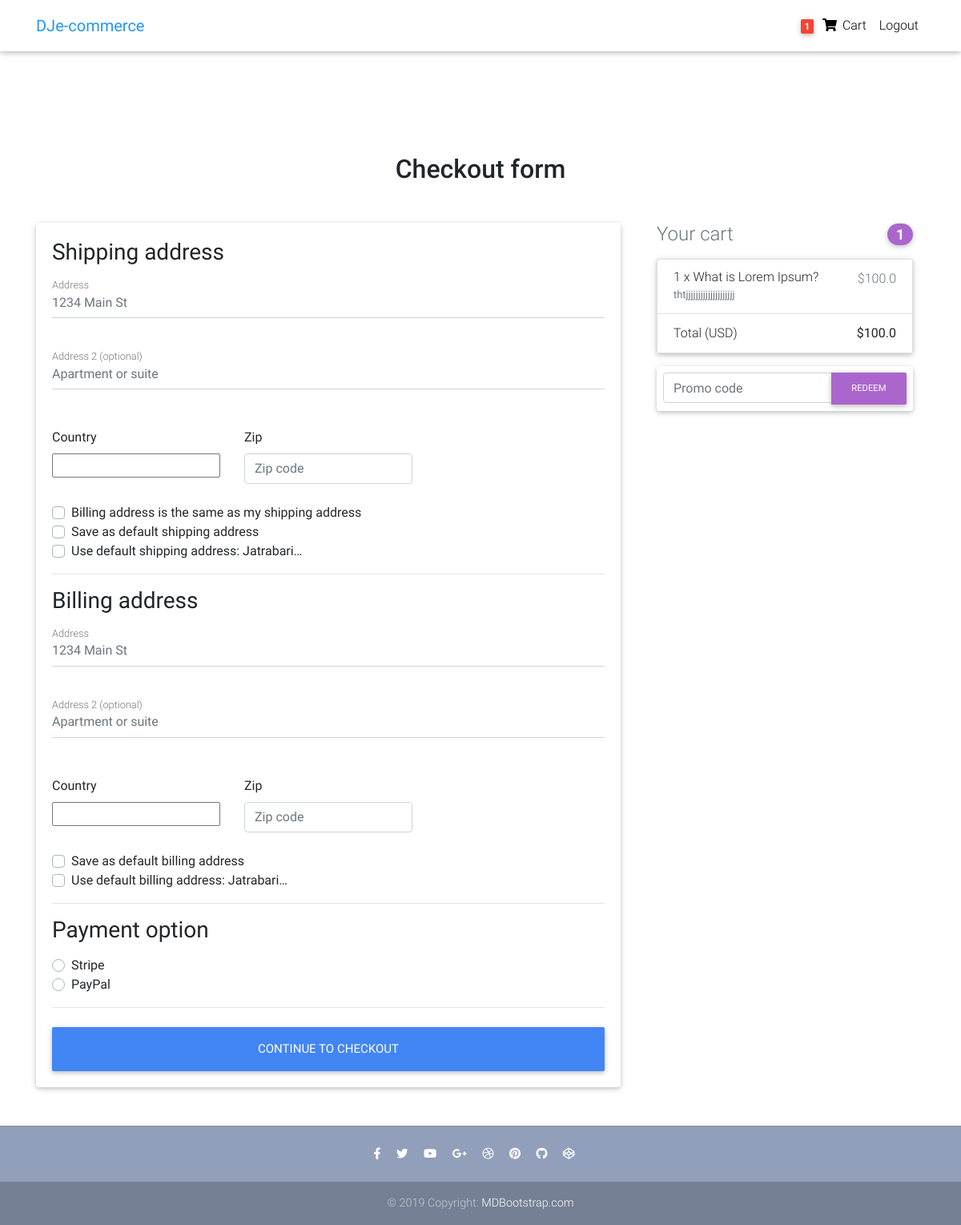
/checkout/ (signed in), run on an earlier commit of the app's database.
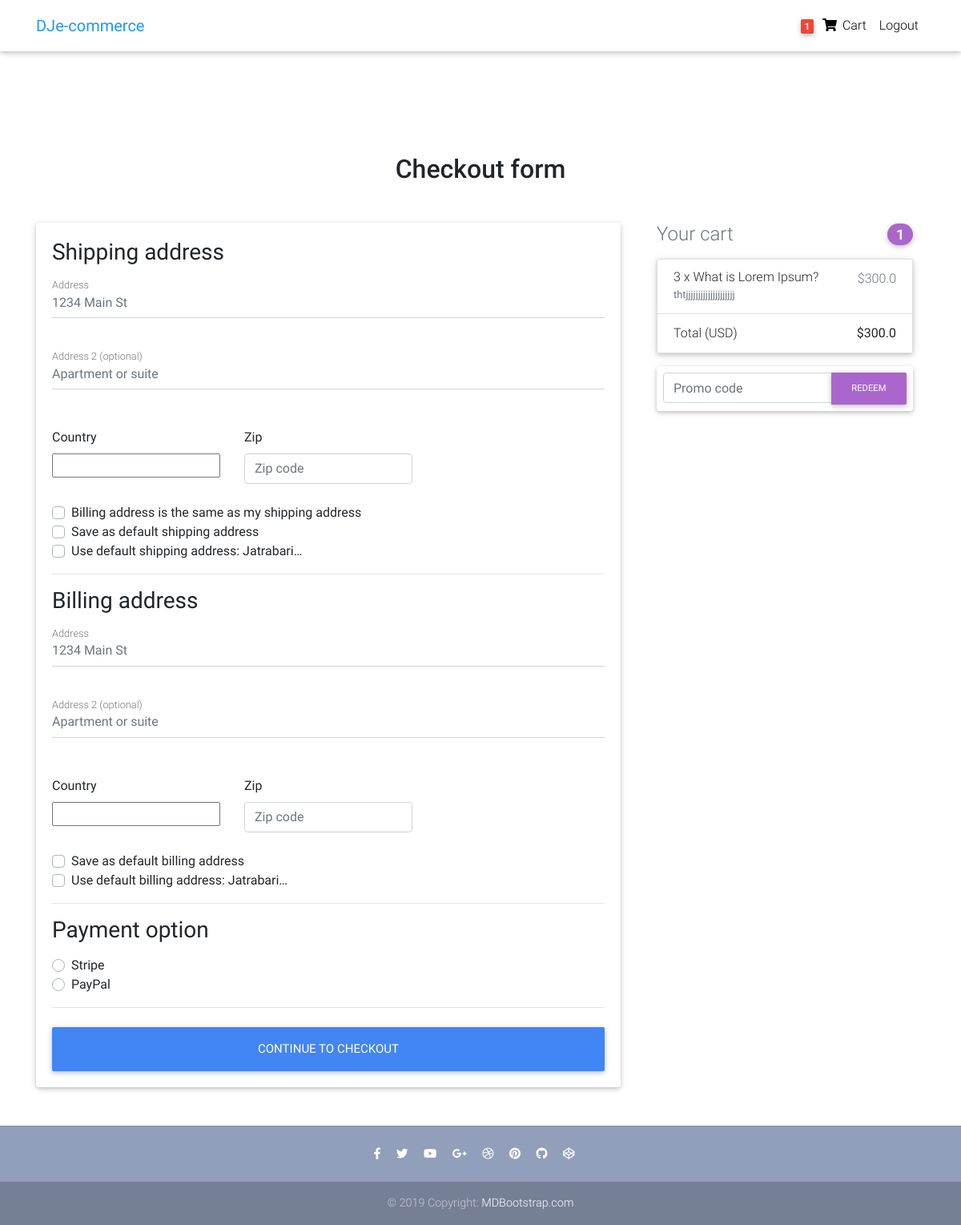
And on a later commit of the database.
### core/models.py (models this page shows, shortened)
class OrderItem(models.Model):
    user = models.ForeignKey(settings.AUTH_USER_MODEL, on_delete=models.CASCADE)
    item = models.ForeignKey(Item, on_delete=models.CASCADE)
    quantity = models.IntegerField(default=1)
    ordered = models.BooleanField(default=False)
    def get_total_item_price(self):
        return self.quantity * self.item.price
    def get_final_price(self):
        if self.item.discount_price:
            return self.get_total_discount_item_price()
        return self.get_total_item_price()

class Item(models.Model):
    title = models.CharField(max_length=100)
    price = models.FloatField()
    discount_price = models.FloatField(null=True, blank=True)
    category = models.CharField(choices=CATEGORY_CHOICES, max_length=2)
    label = models.CharField(choices=LABEL_CHOICES, max_length=1)
    slug = models.SlugField()
    description = models.TextField()
    image = models.ImageField()

class Order(models.Model):
    user = models.ForeignKey(settings.AUTH_USER_MODEL, on_delete=models.CASCADE)
    ref_code = models.CharField(max_length=20, null=True, blank=True)
    items = models.ManyToManyField(OrderItem)
    srart_date = models.DateTimeField(auto_now_add=True)
    ordered_date = models.DateTimeField()
    ordered = models.BooleanField(default=False)
    billing_address = models.ForeignKey('Address', related_name='billing_address', on_delete=models.SET_NULL, blank=True, null=True)
    shipping_address = models.ForeignKey('Address', related_name='shipping_address', on_delete=models.SET_NULL, blank=True, null=True)
    payment = models.ForeignKey('Payment', on_delete=models.SET_NULL, blank=True, null=True)
    coupon = models.ForeignKey('Coupon', on_delete=models.SET_NULL, blank=True, null=True)
    being_delivered = models.BooleanField(default=False)
    received = models.BooleanField(default=False)
    refund_requested = models.BooleanField(default=False)
    refund_granted = models.BooleanField(default=False)
    def get_total(self):
        total = 0
        for order_item in self.items.all():
            total += order_item.get_final_price()
        if self.coupon:
            total -= self.coupon.amount
        return total

### core/views.py (the view, shortened to what this page needs)
# urls.py: path('checkout/', CheckoutView.as_view(), name='checkout'),
class CheckoutView(View):
    def get(self, *args, **kwargs):
        try:
            order = Order.objects.get(user=self.request.user, ordered=False)
            form = CheckoutForm()
            context = {
                'form': form,
                'couponform': CouponForm(),
                'order': order,
                'DISPLAY_COUPON_FORM': True
            }
            shipping_address_qs = Address.objects.filter(
                user=self.request.user,
                address_type='S',
                default=True
            )
            if shipping_address_qs.exists():
                context.update({'default_shipping_address': shipping_address_qs[0]})
            billing_address_qs = Address.objects.filter(
                user=self.request.user,
                address_type='B',
                default=True
            )
            if billing_address_qs.exists():
                context.update({'default_billing_address': billing_address_qs[0]})
            return render(self.request, "checkout.html", context)
        except ObjectDoesNotExist:
            messages.info(self.request, "You do not have an active order")
            return redirect("core:checkout")

### core/forms.py
class CheckoutForm(forms.Form):
    shipping_address = forms.CharField(required=False)
    shipping_address2 = forms.CharField(required=False)
    shipping_country = CountryField(blank_label='(select country)').formfield(
        required=False,
        widget=CountrySelectWidget(attrs={
            'class': 'custom-select d-block w-100'
        })
    )
    shipping_zip = forms.CharField(required=False)
    billing_address = forms.CharField(required=False)
    billing_address2 = forms.CharField(required=False)
    billing_country = CountryField(blank_label='(select country)').formfield(
        required=False,
        widget=CountrySelectWidget(attrs={
            'class': 'custom-select d-block w-100'
        })
    )
    billing_zip = forms.CharField(required=False)
    same_billing_address = forms.BooleanField(required=False)
    set_default_shipping = forms.BooleanField(required=False)
    use_default_shipping = forms.BooleanField(required=False)
    set_default_billing = forms.BooleanField(required=False)
    use_default_billing = forms.BooleanField(required=False)
    payment_option = forms.ChoiceField(widget=forms.RadioSelect, choices=PAYMENT_CHOICES)

### templates/checkout.html (shortened to what the changed rows need)
{% extends "base.html" %}
{% block content %}
  <main class="mt-5 pt-4">
    <div class="container wow fadeIn">
      <h2 class="my-5 h2 text-center">Checkout form</h2>
      <div class="row">
        <div class="col-md-4 mb-4">
        {% include 'order_snippet.html' %}
        </div>
      </div>
    </div>
  </main>
{% endblock %}

### templates/order_snippet.html (shortened to what this page needs)
<div class="col-md-12 mb-4">
  <h4 class="d-flex justify-content-between align-items-center mb-3">
    <span class="text-muted">Your cart</span>
    <span class="badge badge-secondary badge-pill">{{ order.items.count }}</span>
  </h4>
  <ul class="list-group mb-3 z-depth-1">
    {% for order_item in order.items.all %}
        <li class="list-group-item d-flex justify-content-between lh-condensed">
          <div>
            <h6 class="my-0">{{ order_item.quantity }} x {{ order_item.item.title }}</h6>
            <small class="text-muted">{{ order_item.item.description }}</small>
          </div>
          <span class="text-muted">${{ order_item.get_final_price }}</span>
        </li>
    {% endfor %}
    <li class="list-group-item d-flex justify-content-between">
      <span>Total (USD)</span>
      <strong>${{ order.get_total }}</strong>
    </li>
  </ul>
  {% if DISPLAY_COUPON_FORM %}
      <form class="card p-2" action="{% url 'core:add-coupon' %}" method="post">
        <div class="input-group">
          {{ couponform.code }}
          <div class="input-group-append">
            <button class="btn btn-secondary btn-md waves-effect m-0" type="submit">Redeem</button>
          </div>
        </div>
      </form>
  {% endif %}
</div>

What changed in the data, as far as the page shows it:
changed through a linked row, Order: get_total "100.0" → "300.0"
changed OrderItem "What is Lorem Ipsum?": quantity "1" → "3"; get_final_price "100.0" → "300.0"
